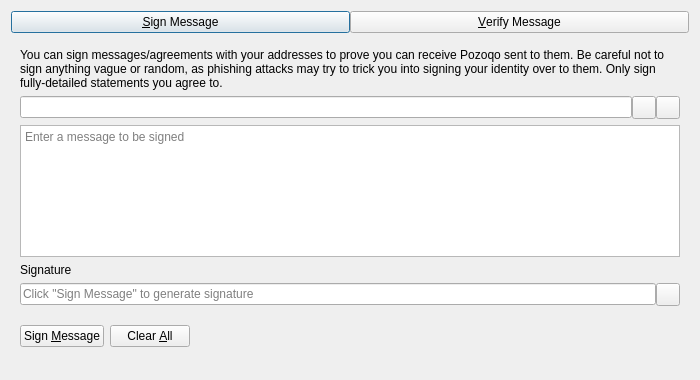
<?xml version="1.0" encoding="UTF-8"?>
<ui version="4.0">
 <class>SignVerifyMessageDialog</class>
 <widget class="QDialog" name="SignVerifyMessageDialog">
  <property name="geometry">
   <rect>
    <x>0</x>
    <y>0</y>
    <width>700</width>
    <height>380</height>
   </rect>
  </property>
  <property name="windowTitle">
   <string>Signatures - Sign / Verify a Message</string>
  </property>
  <property name="modal">
   <bool>true</bool>
  </property>
  <layout class="QVBoxLayout" name="verticalLayout">
   <item>
    <layout class="QHBoxLayout" name="horizontalLayout_Buttons_2">
     <property name="spacing">
      <number>0</number>
     </property>
     <property name="topMargin">
      <number>0</number>
     </property>
     <item>
      <widget class="QPushButton" name="btnSignMessage">
       <property name="text">
        <string>&amp;Sign Message</string>
       </property>
       <property name="checkable">
        <bool>true</bool>
       </property>
      </widget>
     </item>
     <item>
      <widget class="QPushButton" name="btnVerifyMessage">
       <property name="text">
        <string>&amp;Verify Message</string>
       </property>
       <property name="checkable">
        <bool>true</bool>
       </property>
      </widget>
     </item>
    </layout>
   </item>
   <item>
    <widget class="QStackedWidget" name="stackedWidgetSig">
     <property name="minimumSize">
      <size>
       <width>0</width>
       <height>0</height>
      </size>
     </property>
     <property name="currentIndex">
      <number>0</number>
     </property>
     <widget class="QWidget" name="pageSignMessage">
      <layout class="QVBoxLayout" name="verticalLayout_SM">
       <item>
        <widget class="QLabel" name="infoLabel_SM">
         <property name="text">
          <string>You can sign messages/agreements with your addresses to prove you can receive Pozoqo sent to them. Be careful not to sign anything vague or random, as phishing attacks may try to trick you into signing your identity over to them. Only sign fully-detailed statements you agree to.</string>
         </property>
         <property name="textFormat">
          <enum>Qt::PlainText</enum>
         </property>
         <property name="wordWrap">
          <bool>true</bool>
         </property>
        </widget>
       </item>
       <item>
        <layout class="QHBoxLayout" name="horizontalLayout_1_SM">
         <property name="spacing">
          <number>0</number>
         </property>
         <item>
          <widget class="QValidatedLineEdit" name="addressIn_SM">
           <property name="toolTip">
            <string>The Pozoqo address to sign the message with</string>
           </property>
          </widget>
         </item>
         <item>
          <widget class="QToolButton" name="addressBookButton_SM">
           <property name="toolTip">
            <string>Choose previously used address</string>
           </property>
           <property name="text">
            <string/>
           </property>
           <property name="shortcut">
            <string>Alt+A</string>
           </property>
          </widget>
         </item>
         <item>
          <widget class="QToolButton" name="pasteButton_SM">
           <property name="toolTip">
            <string>Paste address from clipboard</string>
           </property>
           <property name="text">
            <string/>
           </property>
           <property name="shortcut">
            <string>Alt+P</string>
           </property>
          </widget>
         </item>
        </layout>
       </item>
       <item>
        <widget class="QPlainTextEdit" name="messageIn_SM">
         <property name="toolTip">
          <string>Enter the message you want to sign here</string>
         </property>
         <property name="placeholderText">
          <string>Enter a message to be signed</string>
         </property>
        </widget>
       </item>
       <item>
        <widget class="QLabel" name="signatureLabel_SM">
         <property name="text">
          <string>Signature</string>
         </property>
         <property name="textFormat">
          <enum>Qt::PlainText</enum>
         </property>
        </widget>
       </item>
       <item>
        <layout class="QHBoxLayout" name="horizontalLayout_2_SM">
         <property name="spacing">
          <number>0</number>
         </property>
         <item>
          <widget class="QLineEdit" name="signatureOut_SM">
           <property name="placeholderText">
            <string>Click "Sign Message" to generate signature</string>
           </property>
           <property name="readOnly">
            <bool>true</bool>
           </property>
          </widget>
         </item>
         <item>
          <widget class="QToolButton" name="copySignatureButton_SM">
           <property name="toolTip">
            <string>Copy the current signature to the system clipboard</string>
           </property>
           <property name="text">
            <string/>
           </property>
          </widget>
         </item>
        </layout>
       </item>
       <item>
        <layout class="QHBoxLayout" name="horizontalLayout_3_SM">
         <item>
          <widget class="QPushButton" name="signMessageButton_SM">
           <property name="toolTip">
            <string>Sign the message to prove you own this Pozoqo address</string>
           </property>
           <property name="text">
            <string>Sign &amp;Message</string>
           </property>
           <property name="autoDefault">
            <bool>false</bool>
           </property>
          </widget>
         </item>
         <item>
          <widget class="QPushButton" name="clearButton_SM">
           <property name="toolTip">
            <string>Reset all sign message fields</string>
           </property>
           <property name="text">
            <string>Clear &amp;All</string>
           </property>
           <property name="autoDefault">
            <bool>false</bool>
           </property>
          </widget>
         </item>
         <item>
          <spacer name="horizontalSpacer_1_SM">
           <property name="orientation">
            <enum>Qt::Horizontal</enum>
           </property>
           <property name="sizeHint" stdset="0">
            <size>
             <width>40</width>
             <height>48</height>
            </size>
           </property>
          </spacer>
         </item>
         <item>
          <widget class="QLabel" name="statusLabel_SM">
           <property name="text">
            <string/>
           </property>
           <property name="wordWrap">
            <bool>true</bool>
           </property>
          </widget>
         </item>
         <item>
          <spacer name="horizontalSpacer_2_SM">
           <property name="orientation">
            <enum>Qt::Horizontal</enum>
           </property>
           <property name="sizeHint" stdset="0">
            <size>
             <width>40</width>
             <height>48</height>
            </size>
           </property>
          </spacer>
         </item>
        </layout>
       </item>
      </layout>
     </widget>
     <widget class="QWidget" name="pageVerifyMessage">
      <layout class="QVBoxLayout" name="verticalLayout_VM">
       <item>
        <widget class="QLabel" name="infoLabel_VM">
         <property name="text">
          <string>Enter the receiver's address, message (ensure you copy line breaks, spaces, tabs, etc. exactly) and signature below to verify the message. Be careful not to read more into the signature than what is in the signed message itself, to avoid being tricked by a man-in-the-middle attack. Note that this only proves the signing party receives with the address, it cannot prove sendership of any transaction!</string>
         </property>
         <property name="textFormat">
          <enum>Qt::PlainText</enum>
         </property>
         <property name="alignment">
          <set>Qt::AlignLeading|Qt::AlignLeft|Qt::AlignTop</set>
         </property>
         <property name="wordWrap">
          <bool>true</bool>
         </property>
        </widget>
       </item>
       <item>
        <layout class="QHBoxLayout" name="horizontalLayout_1_VM">
         <property name="spacing">
          <number>0</number>
         </property>
         <item>
          <widget class="QValidatedLineEdit" name="addressIn_VM">
           <property name="toolTip">
            <string>The Pozoqo address the message was signed with</string>
           </property>
          </widget>
         </item>
         <item>
          <widget class="QToolButton" name="addressBookButton_VM">
           <property name="toolTip">
            <string>Choose previously used address</string>
           </property>
           <property name="text">
            <string/>
           </property>
           <property name="shortcut">
            <string>Alt+A</string>
           </property>
          </widget>
         </item>
        </layout>
       </item>
       <item>
        <widget class="QPlainTextEdit" name="messageIn_VM">
          <property name="toolTip">
            <string>The signed message to verify</string>
          </property>
          <property name="placeholderText">
            <string>Enter a message to be verified</string>
          </property>
        </widget>
       </item>
       <item>
        <widget class="QValidatedLineEdit" name="signatureIn_VM">
          <property name="toolTip">
            <string>The signature given when the message was signed</string>
          </property>
          <property name="placeholderText">
            <string>Enter a signature for the message to be verified</string>
          </property>
        </widget>
       </item>
       <item>
        <layout class="QHBoxLayout" name="horizontalLayout_2_VM">
         <item>
          <widget class="QPushButton" name="verifyMessageButton_VM">
           <property name="toolTip">
            <string>Verify the message to ensure it was signed with the specified Pozoqo address</string>
           </property>
           <property name="text">
            <string>Verify &amp;Message</string>
           </property>
           <property name="autoDefault">
            <bool>false</bool>
           </property>
          </widget>
         </item>
         <item>
          <widget class="QPushButton" name="clearButton_VM">
           <property name="toolTip">
            <string>Reset all verify message fields</string>
           </property>
           <property name="text">
            <string>Clear &amp;All</string>
           </property>
           <property name="autoDefault">
            <bool>false</bool>
           </property>
          </widget>
         </item>
         <item>
          <spacer name="horizontalSpacer_1_VM">
           <property name="orientation">
            <enum>Qt::Horizontal</enum>
           </property>
           <property name="sizeHint" stdset="0">
            <size>
             <width>40</width>
             <height>48</height>
            </size>
           </property>
          </spacer>
         </item>
         <item>
          <widget class="QLabel" name="statusLabel_VM">
           <property name="text">
            <string/>
           </property>
           <property name="wordWrap">
            <bool>true</bool>
           </property>
          </widget>
         </item>
         <item>
          <spacer name="horizontalSpacer_2_VM">
           <property name="orientation">
            <enum>Qt::Horizontal</enum>
           </property>
           <property name="sizeHint" stdset="0">
            <size>
             <width>40</width>
             <height>48</height>
            </size>
           </property>
          </spacer>
         </item>
        </layout>
       </item>
      </layout>
     </widget>
    </widget>
   </item>
  </layout>
 </widget>
 <customwidgets>
  <customwidget>
   <class>QValidatedLineEdit</class>
   <extends>QLineEdit</extends>
   <header>qt/qvalidatedlineedit.h</header>
  </customwidget>
 </customwidgets>
 <resources>
  <include location="../pozoqo.qrc"/>
 </resources>
 <connections/>
</ui>
